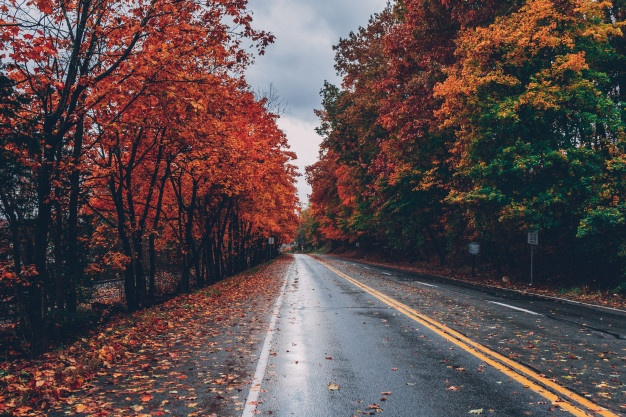
#> input picture codigo_aulas/5 - Amostragem e Quantização - Binarização/estrada com arvores.jpg, 626 x 417 px
$ python 'threshold automático.py'
#> lines starting #> are read from the running program, lines starting #| are printed output that depends on the picture; after the words box and inside, x2 and y2 are one past the last pixel; in counts of white or black regions, pixels touching at a corner belong together
import cv2

from matplotlib import pyplot as plt


img = cv2.imread ( 'estrada com arvores.jpg')
#> img is the input picture: shape (417, 626, 3); mean B, G, R 74.5, 74.2, 90.8

# converte em nível de cinza
cinza = cv2.cvtColor(img, cv2.COLOR_BGR2GRAY)
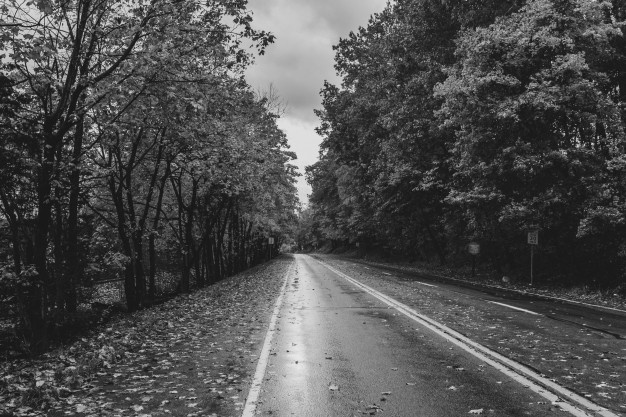
#> cinza: shape (417, 626); min 10, max 235, mean 79.2

# ret é o valor limiar (threshold) que neste caso será 127
# threshold binário
ret1, thresh1 = cv2.threshold (cinza, 127,255, cv2.THRESH_BINARY)
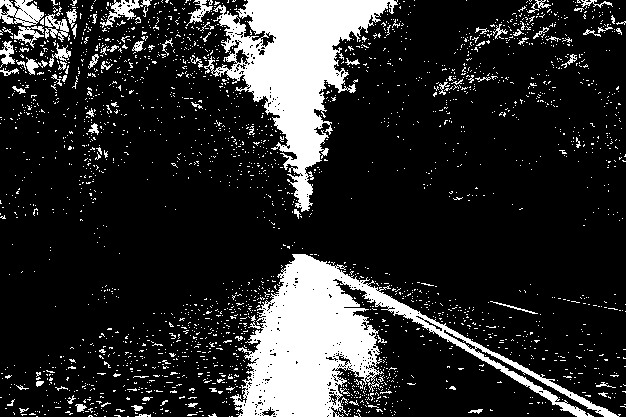
#> thresh1: shape (417, 626); 17.1% white; 2498 white regions (2413 under 20 px), largest, box (x1, y1, x2, y2) and area: (230, 254, 621, 417) 17999, (204, 0, 398, 212) 14847, (0, 0, 44, 26) 730

# otsu threshold
ret2, thresh2 = cv2.threshold (cinza, 0,255, cv2.THRESH_BINARY +
                               cv2.THRESH_OTSU)
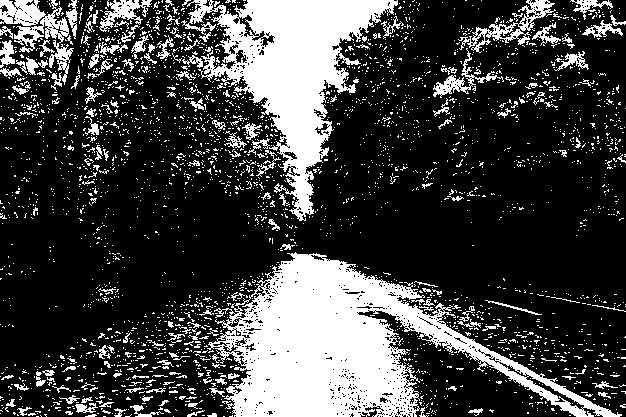
#> thresh2: shape (417, 626); 25.4% white; 3150 white regions (2974 under 20 px), largest, box (x1, y1, x2, y2) and area: (207, 252, 622, 417) 27203, (181, 0, 398, 221) 16713, (0, 0, 74, 91) 2175
#> ret2 = 103

# triangle threshold
ret3, thresh3 = cv2.threshold (cinza, 0,255, cv2.THRESH_BINARY +
                               cv2.THRESH_TRIANGLE)
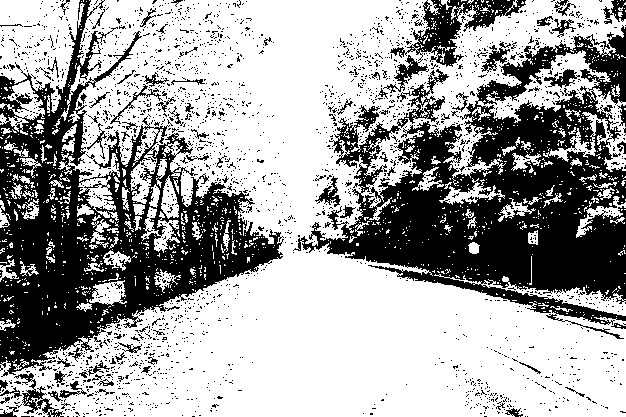
#> thresh3: shape (417, 626); 63.6% white; 2434 black regions (2352 under 20 px), largest, box (x1, y1, x2, y2) and area: (293, 25, 626, 339) 43577, (0, 0, 284, 377) 36277, (383, 0, 526, 93) 3297
#> ret3 = 49


# mostra as imagens geradas

plt.figure('Binarização Automática')


# img em nível de cinza
plt.subplot (2,2, 1)
plt.title ('Original')
plt.imshow (cinza, 'gray' , vmin = 0, vmax = 255)
plt.xticks ([])
plt.yticks ([])

# threshold binário
plt.subplot (2,2, 2)
plt.title ('Binary - 127')
plt.imshow (thresh1, 'gray' , vmin = 0, vmax = 255)
plt.xticks ([])
plt.yticks ([])

# Otsu threshold
plt.subplot (2,2, 3)
plt.title ('Threshold Otsu')
plt.imshow (thresh2, 'gray' , vmin = 0, vmax = 255)
plt.xticks ([])
plt.yticks ([])

# triangle threshold
plt.subplot (2,2, 4)
plt.title ('Threshold Triangle')
plt.imshow (thresh3, 'gray' , vmin = 0, vmax = 255)
plt.xticks ([])
plt.yticks ([])

plt.show ()

print('limiar binario: ', ret1, 'limiar Otsu: ',ret2, 'limiar triângulo: ',ret3)
#| limiar binario:  127.0 limiar Otsu:  103.0 limiar triângulo:  49.0

$ run again, with codigo_aulas/5 - Amostragem e Quantização - Binarização/estrada.jpg copied over codigo_aulas/5 - Amostragem e Quantização - Binarização/estrada com arvores.jpg
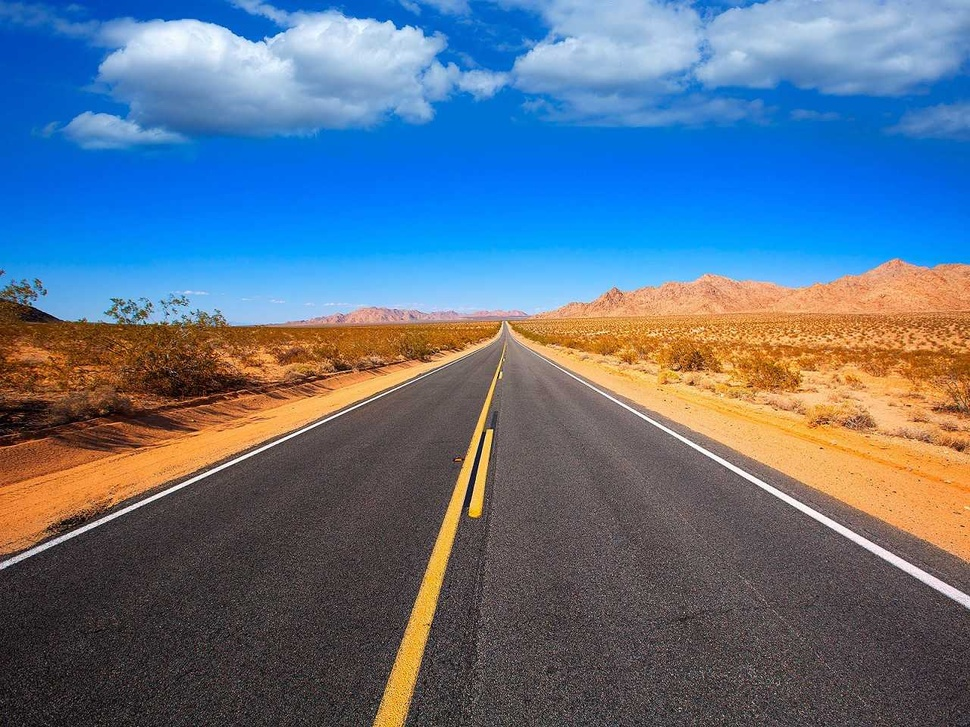
#> input picture codigo_aulas/5 - Amostragem e Quantização - Binarização/estrada.jpg, 970 x 727 px, shrunk from 1280 x 960 before the run
#> img is the input picture: shape (727, 970, 3); mean B, G, R 134.7, 113.7, 94.5
#> `ret1, thresh1 = cv2.threshold (cinza, 127,255, cv2.THRESH_BINARY)`:
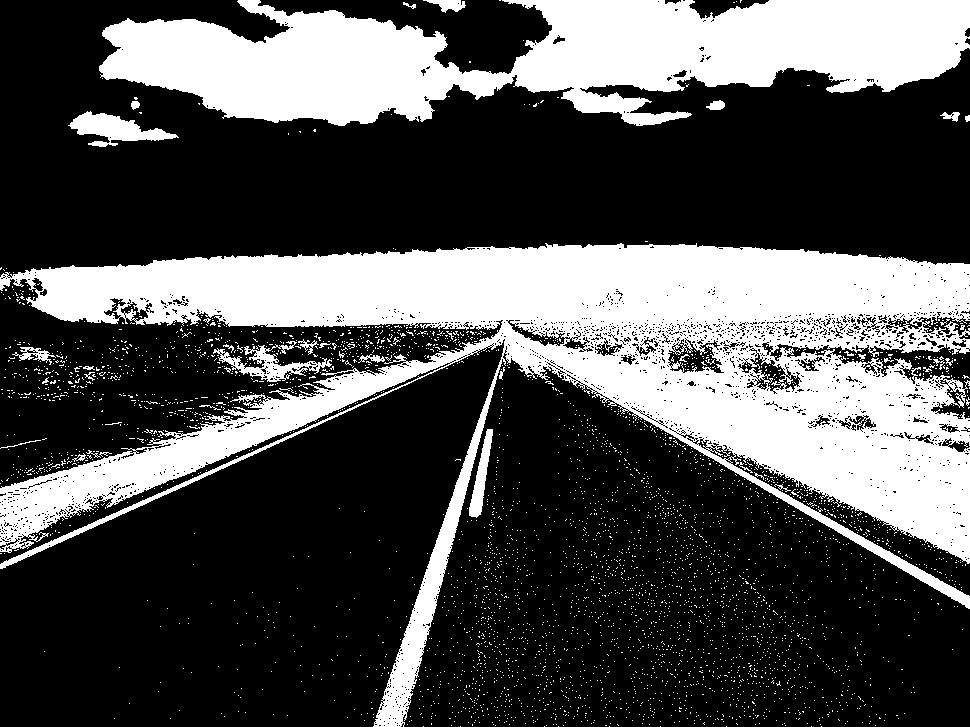
#> thresh1: shape (727, 970); 31.7% white; 4026 white regions (3989 under 20 px), largest, box (x1, y1, x2, y2) and area: (0, 243, 970, 727) 143099, (99, 0, 970, 126) 67891, (68, 111, 179, 147) 1821
#> thresh2: shape (727, 970); 32.1% white; 4217 white regions (4176 under 20 px), largest, box (x1, y1, x2, y2) and area: (0, 240, 970, 727) 144621, (99, 0, 970, 127) 68511, (68, 111, 179, 147) 1864
#> ret2 = 126
#> `ret3, thresh3 = cv2.threshold (cinza, 0,255, cv2.THRESH_BINARY + cv2.T..`:
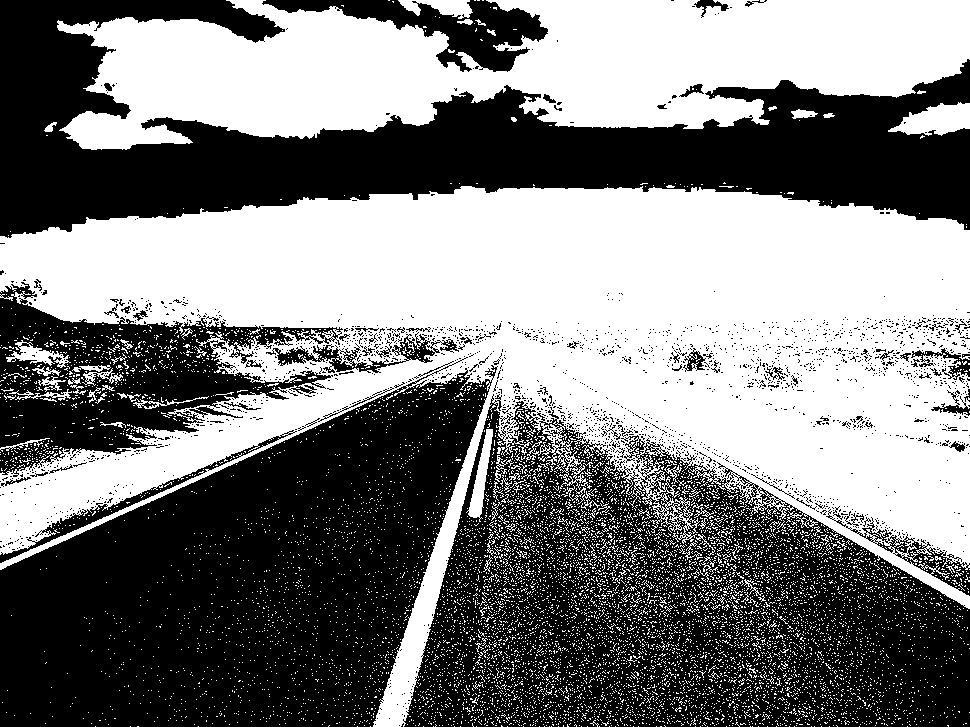
#> thresh3: shape (727, 970); 49.2% white; 9611 white regions (9512 under 20 px), largest, box (x1, y1, x2, y2) and area: (0, 186, 970, 727) 229038, (57, 0, 970, 150) 88362, (888, 102, 970, 136) 1723
#> ret3 = 100
#| limiar binario:  127.0 limiar Otsu:  126.0 limiar triângulo:  100.0

$ run again, with codigo_aulas/5 - Amostragem e Quantização - Binarização/gradiente.JPG copied over codigo_aulas/5 - Amostragem e Quantização - Binarização/estrada com arvores.jpg
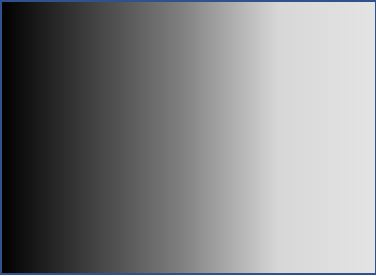
#> input picture codigo_aulas/5 - Amostragem e Quantização - Binarização/gradiente.JPG, 376 x 276 px
#> img is the input picture: shape (276, 376, 3); mean B, G, R 133.2, 131.9, 131.3
#> `ret1, thresh1 = cv2.threshold (cinza, 127,255, cv2.THRESH_BINARY)`:
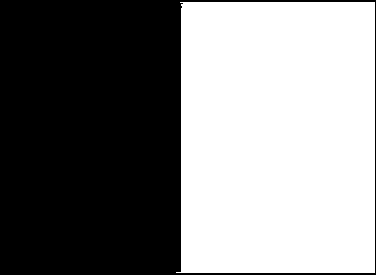
#> thresh1: shape (276, 376); 51% white; 1 black region, box (x1, y1, x2, y2) and area: (0, 0, 376, 275) 50824
#> thresh2: shape (276, 376); 49.5% white; 2 white regions, box (x1, y1, x2, y2) and area: (186, 2, 375, 273) 50945, (0, 275, 376, 276) 376
#> ret2 = 132
#> `ret3, thresh3 = cv2.threshold (cinza, 0,255, cv2.THRESH_BINARY + cv2.T..`:
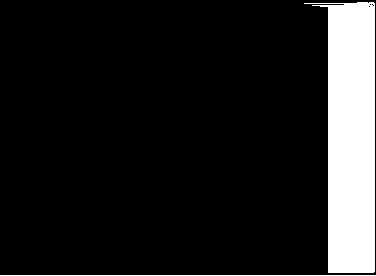
#> thresh3: shape (276, 376); 12.6% white; 2 white regions, box (x1, y1, x2, y2) and area: (304, 2, 375, 273) 12733, (0, 275, 376, 276) 376
#> ret3 = 221
#| limiar binario:  127.0 limiar Otsu:  132.0 limiar triângulo:  221.0
